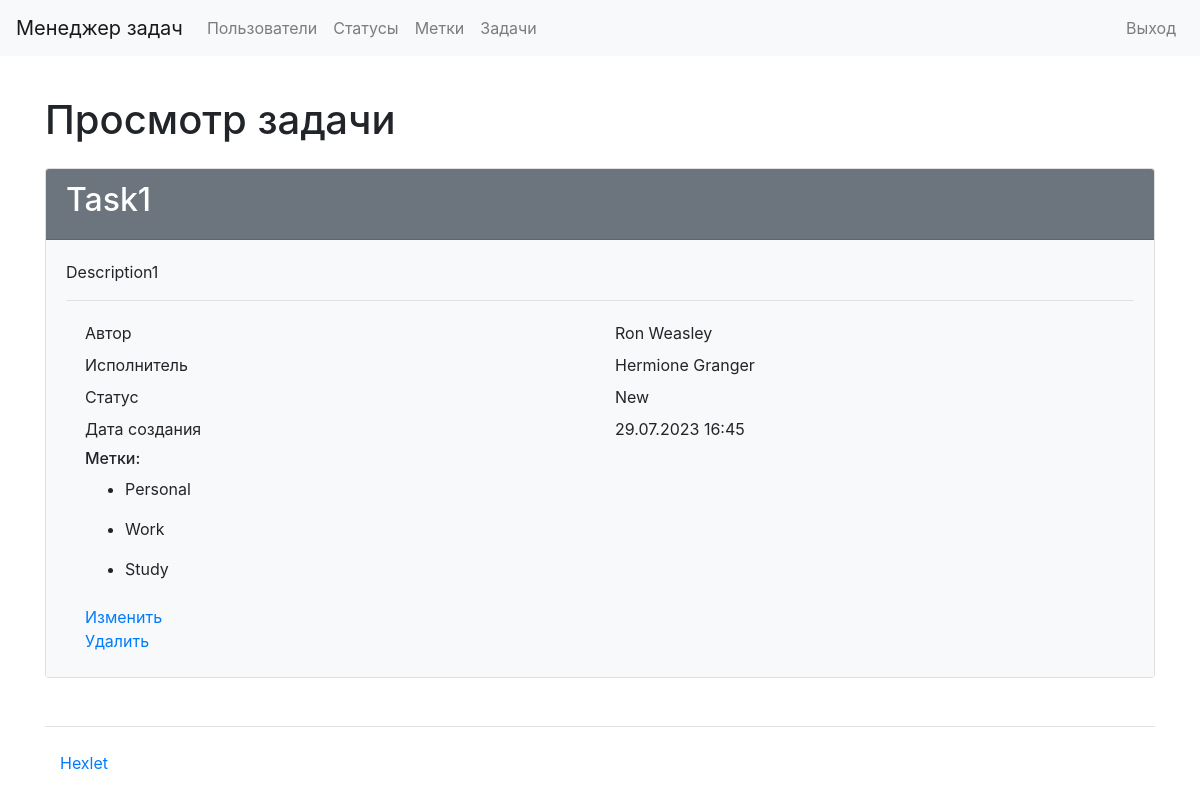
/tasks/1/ (signed in), run on an earlier commit of the app's database.
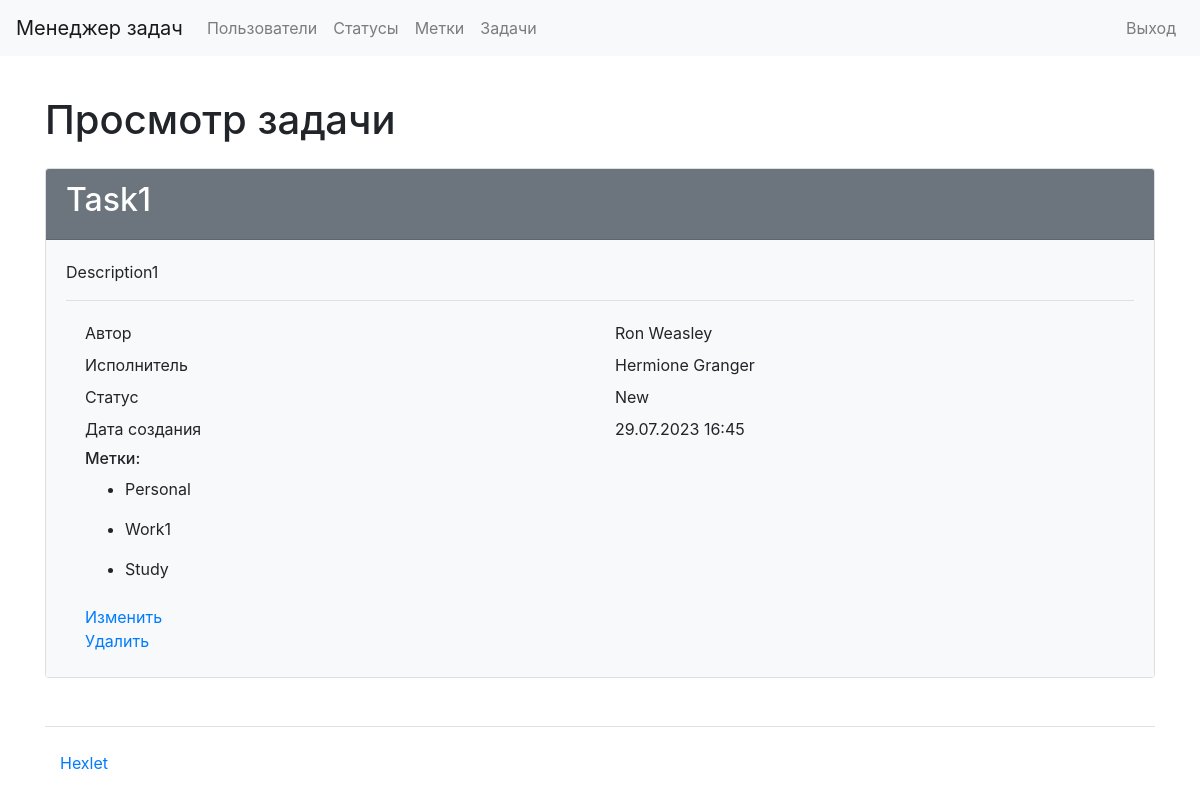
And on a later commit of the database.
### task_manager/labels/models.py (models this page shows)
class Labels(models.Model):
    name = models.CharField(
        max_length=150,
        unique=True,
        blank=False,
        verbose_name=_('Name'),
    )
    date_created = models.DateTimeField(
        auto_now_add=True,
        verbose_name=_('Creation date')
    )
    def __str__(self):
        return self.name

### task_manager/tasks/views.py (the view)
# urls.py: path('<int:pk>/', views.TaskDetailView.as_view(),
class TaskDetailView(AuthRequiredMixin, DetailView):
    template_name = 'tasks/task_detail.html'
    model = Tasks

### task_manager/statuses/models.py (called while the page is built)
    def __str__(self):
        return self.name

### task_manager/users/mixins.py (called while the page is built)
    def dispatch(self, request, *args, **kwargs):
        if not request.user.is_authenticated:
            messages.error(request, self.auth_message)
            return redirect(reverse_lazy('login'))
        return super().dispatch(request, *args, **kwargs)

### task_manager/users/models.py (called while the page is built)
    def __str__(self):
        return f'{self.first_name} {self.last_name}'

### task_manager/templates/tasks/task_detail.html
{% extends "base.html" %}
{% load bootstrap4 %}
{% block content %}
{% load i18n %}
<h1 class="my-4">{% trans "Task preview" %}</h1>
<div class="card">
    <div class="card-header bg-secondary text-white">
        <h2>{{ tasks.name }}</h2>
    </div>
    <div class="card-body bg-light">
        <p>{{ tasks.description }}</p>
        <hr>
        <div class="container">
            <div class="row p-1">
              <div class="col">{% trans "Author" %}</div>
              <div class="col">{{ tasks.author }}</div>
            </div>
            <div class="row p-1">
              <div class="col">{% trans "Excutor" %}</div>
              <div class="col">{{ tasks.executor }}</div>
            </div>
            <div class="row p-1">
              <div class="col">{% trans "Status" %}</div>
              <div class="col">{{ tasks.status }}</div>
            </div>
            <div class="row p-1">
              <div class="col">{% trans "Creation date" %}</div>
              <div class="col">{{ tasks.created_at|date:'d.m.Y H:i' }}</div>
            </div>
            <div class="row p-1">
              <div class="col">
                <h6>{% trans "Labels" %}:</h6>
                {% for label in tasks.labels.all %}
                <ul>
                    <li>{{ label }}</li>
                </ul>
                {% endfor %}
              </div>
            </div>
            <div class="row p-1">
              <div class="col">
                <a href="{% url 'task_update' tasks.pk %}">{% trans "Update" %}</a>
                <br>
                <a href="{% url 'task_delete' tasks.pk %}">{% trans "Delete" %}</a>
              </div>
            </div>
          </div>
    </div>
</div>
{% endblock %}

What changed in the data, as far as the page shows it:
changed Labels: name "Work" → "Work1"
